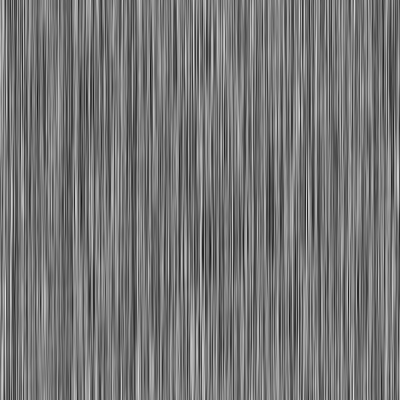
Frame 1 (no input)
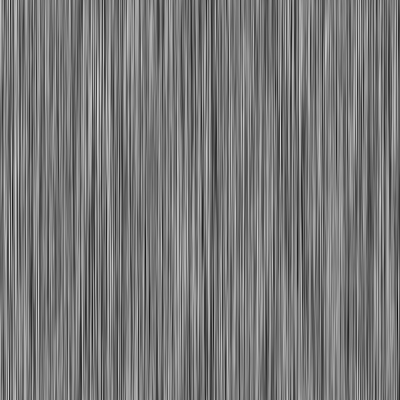
Frame 60 (the mouse pressed at the canvas centre just before this capture)
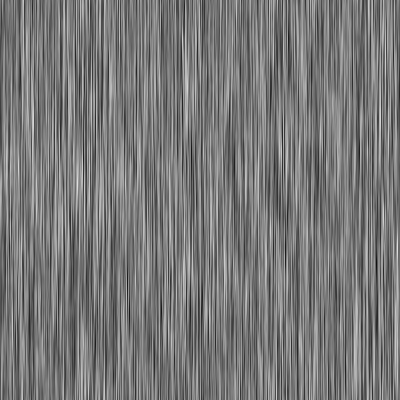
Frame 120 (the mouse held since frame 60 and released just before this capture)

The Processing sketch that drew these frames (run headless with seeded random() and noise(); from frame 60 on, the mouse is pressed at the canvas centre):

// Processing sketch: sketch_I_6_2DPerlinNoise
// ── sketch_I_6_2DPerlinNoise.pde
float xoff = 0.0;
float yoff = 0.0;

void setup() {
size(400,400); 

}

void draw() {
loadPixels();

for (int x = 0; x < width; x++) {
  
  for (int y = 0; y < height; y++) {
    //noiseDetail(1,0.5);
    float bright = map(noise(xoff,yoff),0,1,0,255);
    pixels[x+y*width] = color(bright);
    yoff+=0.01;
  }
  xoff+=0.01;
}
updatePixels();
}
